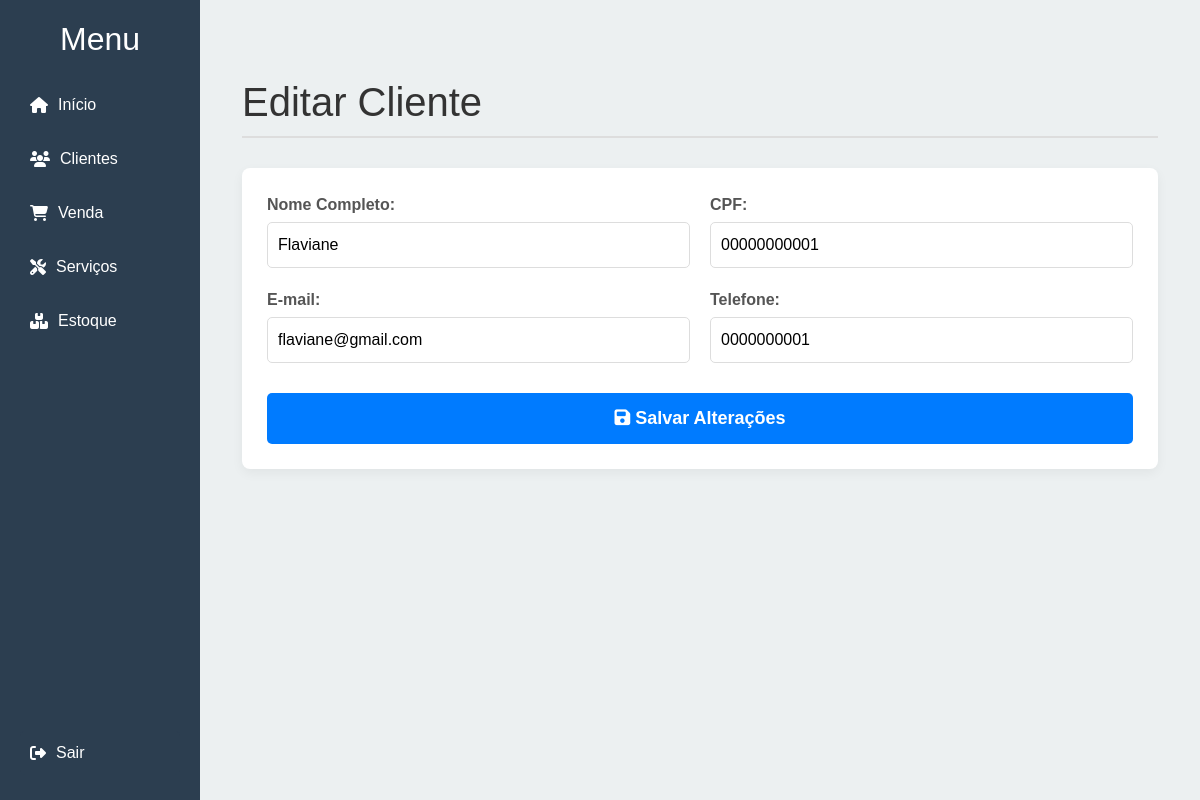
The page /editar_cliente.php?id=5 (signed in) on the database its author committed.
### tables this page shows
CREATE TABLE `clientes` (
  `id` int(11 ) NOT NULL,
  `nome` varchar(100) NOT NULL,
  `cpf` varchar(14) NOT NULL,
  `email` varchar(100) NOT NULL,
  `telefone` varchar(15) DEFAULT NULL,
  `data_cadastro` timestamp NOT NULL DEFAULT current_timestamp(),
  `user_id` int(11) NOT NULL,
  `ativo` tinyint(1) NOT NULL DEFAULT 1 COMMENT '1 para ativo, 0 para inativo'
);

### public/editar_cliente.php (the view, shortened to what this page needs)
<?php
$cliente_id = $_GET['id'];
$user_id = $_SESSION['user_id'];
$cliente = null;
$mensagem_erro = '';
try {
    $database = new Database();
    $conn = $database->getConnection();
    $stmt = $conn->prepare("SELECT id, nome, cpf, email, telefone FROM clientes WHERE id = ? AND user_id = ?");
    $stmt->execute([$cliente_id, $user_id]);
    $cliente = $stmt->fetch(PDO::FETCH_ASSOC);
} catch (Exception $e) {
    $mensagem_erro = $e->getMessage();
}
?>
<!DOCTYPE html>
<html lang="pt-br">
<head>
    <link href="https://cdn.jsdelivr.net/npm/bootstrap@5.3.2/dist/css/bootstrap.min.css" rel="stylesheet">
    <link rel="stylesheet" href="https://cdnjs.cloudflare.com/ajax/libs/font-awesome/6.5.0/css/all.min.css">
    <link rel="stylesheet" type="text/css" href="../assets/css/style.css" />
</head>
<body class="clientes-page">
    <div class="sidebar-dashboard">
        <h2>Menu</h2>
        <a href="dashboard.php"><i class="fas fa-home"></i> Início</a>
        <a href="clientes.php" class="active"><i class="fas fa-users"></i> Clientes</a>
        <a href="vendas.php"><i class="fas fa-shopping-cart"></i> Venda</a>
        <a href="servicos.php"><i class="fas fa-tools"></i> Serviços</a>
        <a href="estoque.php"><i class="fas fa-boxes"></i> Estoque</a>
        <div class="sidebar-logout">
            <a href="logout.php" class="btn-logout-dashboard"><i class="fas fa-sign-out-alt"></i> Sair</a>
        </div>
    </div>
    <div class="main-dashboard">
        <div class="container mt-5">
            <h1>Editar Cliente</h1>
            <?php if ($mensagem_erro ): ?>
                <div class="alert alert-danger"><?= htmlspecialchars($mensagem_erro) ?></div>
                <a href="clientes.php" class="btn btn-secondary">Voltar para a Lista</a>
            <?php elseif ($cliente): ?>
                <div class="register-section">
                    <form action="atualizar_cliente.php" method="POST" class="register-form">
                        <div class="form-group">
                            <label for="nome">Nome Completo:</label>
                            <input type="text" id="nome" name="nome" value="<?= htmlspecialchars($cliente['nome']) ?>" required>
                        </div>
                        <div class="form-group">
                            <label for="cpf">CPF:</label>
                            <input type="text" id="cpf" name="cpf" value="<?= htmlspecialchars($cliente['cpf']) ?>" placeholder="Ex: 123.456.789-00" required>
                        </div>
                        <div class="form-group">
                            <label for="email">E-mail:</label>
                            <input type="email" id="email" name="email" value="<?= htmlspecialchars($cliente['email']) ?>" required>
                        </div>
                        <div class="form-group">
                            <label for="telefone">Telefone:</label>
                            <input type="tel" id="telefone" name="telefone" value="<?= htmlspecialchars($cliente['telefone']) ?>" placeholder="Ex: (11) 98765-4321" required>
                        </div>
                        <button type="submit" class="btn-submit"><i class="fas fa-save"></i> Salvar Alterações</button>
                    </form>
                </div>
            <?php endif; ?>
        </div>
    </div>
</body>
</html>

### assets/css/style.css (style rules this page uses)
* { margin: 0; padding: 0; box-sizing: border-box; }
body { font-family: 'Montserrat', sans-serif !important; font-weight: 500 !important; }
.dashboard-page, .vendas-page, .estoque-page, .clientes-page, .adcprod-page, .attestoq-page { display: flex; height: 100vh; }
.sidebar-dashboard { width: 200px; background: #2c3e50; color: #fff; display: flex; flex-direction: column; padding: 20px; height: 100vh; position: fixed; top: 0; left: 0; }
.sidebar-dashboard h2 { margin-bottom: 20px; text-align: center; }
.sidebar-dashboard a { color: #fff; text-decoration: none; padding: 10px; margin: 5px 0; border-radius: 5px; display: flex; align-items: center; gap: 10px; transition: background 0.3s; }
.sidebar-logout { margin-top: auto; display: flex; flex-direction: column; gap: 10px; }
.btn-logout-dashboard { background-color: #2c3e50; color: #fff; border: none; padding: 8px 15px; border-radius: 20px; cursor: pointer; display: flex; align-items: center; gap: 5px; text-decoration: none; transition: background 0.3s; }
.main-dashboard { margin-left: 200px; flex: 1; background: #ecf0f1; padding: 20px; overflow-y: auto; height: 100vh; max-width: calc(100vw - 200px); overflow-x: hidden; }
.main-dashboard h1 { color: #333; margin-bottom: 30px; border-bottom: 2px solid #ddd; padding-bottom: 10px; }
.search-section, .register-section { background-color: #fff; padding: 25px; border-radius: 8px; box-shadow: 0 4px 12px rgba(0, 0, 0, 0.05); margin-bottom: 30px; }
.register-form { display: grid; grid-template-columns: 1fr 1fr; gap: 20px; }
.form-group label { display: block; margin-bottom: 5px; font-weight: 600; color: #555; }
.form-group input { width: 100%; padding: 10px; border: 1px solid #ddd; border-radius: 5px; box-sizing: border-box; }
.btn-submit { grid-column: 1 / -1; background-color: #007bff; color: white; border: none; padding: 12px 25px; border-radius: 5px; cursor: pointer; transition: background-color 0.3s; font-size: 18px; font-weight: bold; margin-top: 10px; }
.main-dashboard { margin-left: 200px; background: #ecf0f1; padding: 30px; min-height: 100vh; overflow-x: hidden; }

### rows shown on the page
clientes: nome "Flaviane", cpf "00000000001", email "flaviane@gmail.com", telefone "0000000001"
